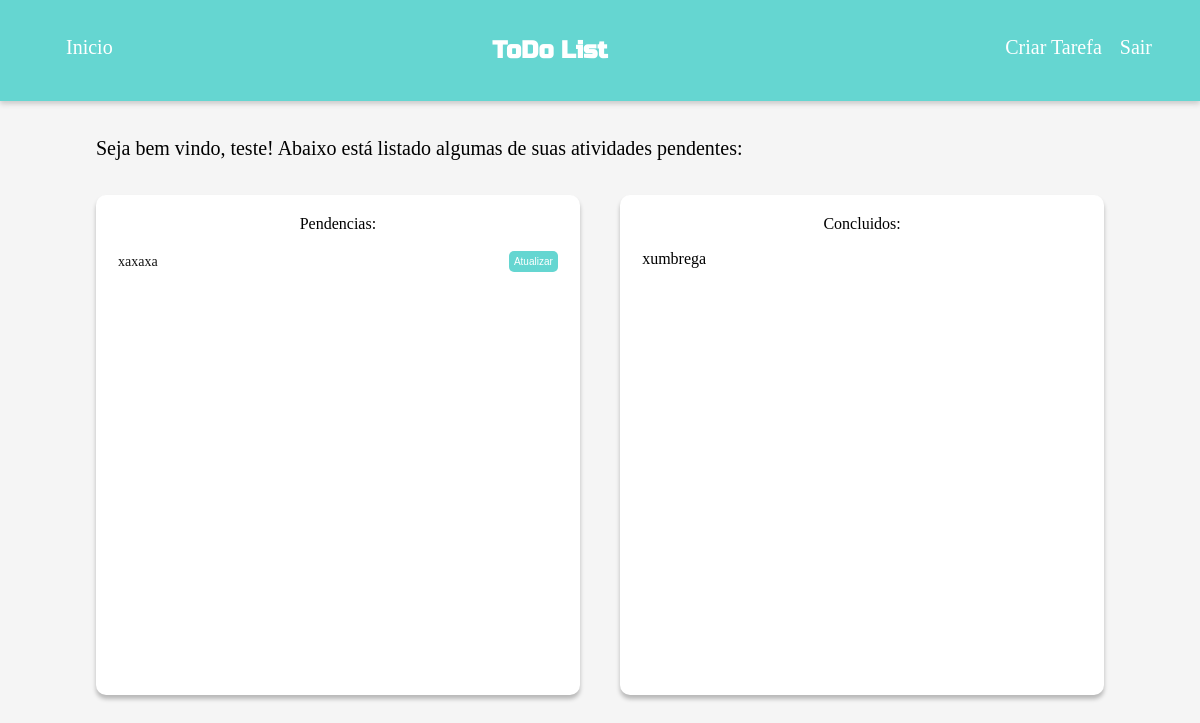
Screenshot of /index (signed in) with the database file from the repository.
### app/models/tables.py (models this page shows, shortened)
class Users(db.Model):
    __tablename__ = "users"
    id = db.Column(db.Integer, primary_key=True)
    name = db.Column(db.String(30), nullable=False)
    surname = db.Column(db.String(30), nullable=False)
    username = db.Column(db.String(12), unique=True, nullable=False)
    passwd = db.Column(db.String(16), nullable=False)
    created_at = db.Column(db.DateTime, default=func.now())
    @property
    def is_authenticated(self):
        return True

class Tasks(db.Model):
    __tablename__ = "tasks"
    id = db.Column(db.Integer, primary_key=True)
    users_id = db.Column(db.Integer, db.ForeignKey('users.id'))
    title = db.Column(db.String(30), nullable=False)
    description = db.Column(db.String(30), nullable=False)
    status = db.Column(db.String(1), nullable=False)
    created_at = db.Column(db.DateTime, default=func.now())
    updated_at = db.Column(db.DateTime)
    users = db.relationship('Users', foreign_keys=users_id)

### app/controllers/routes.py (the view)
@app.route("/index")
@login_required
def index():
    title = 'Pagina Inicial'
    sql1 = Tasks.query.filter_by(users_id=current_user.id, status='0').all()
    sql2 = Tasks.query.filter_by(users_id=current_user.id, status='1').all()
    return render_template('index.html',
                            title=title,
                            sql1=sql1,
                            sql2=sql2)

### app/controllers/routes.py (called while the page is built)
@login.user_loader
def load_user(id):
    return Users.query.filter_by(id=id).first()

### app/templates/index.html
{% extends 'tpl.html' %}
{% block content %}
<main>
    <div class="title-text">
        <p>Seja bem vindo, {{ current_user.name }}! Abaixo está listado algumas de suas atividades pendentes: </p>
    </div>
    <div class="box-tasks">
        <div class="box-left">
            <span>Pendencias: </span>
            <table>
                {% for item in sql1 %}
                <tr>
                    <td style="width: 90%;"><a href="http://localhost:5000/details/{{ item.id }}">{{ item.title }}</a></td>
                    <td><button value="{{ item.id }}" onclick="updateTask(this.value);">Atualizar</button></td>
                </tr>
                {% endfor %}
            </table>
        </div>
        <div class="box-right">
            <span>Concluidos: </span>
            <table>
                {% for item in sql2 %}
                <tr>
                    <td>{{ item.title }}</td>
                </tr>
                {% endfor %}
            </table>
        </div>
    </div>
</main>
{% endblock %}

### app/static/css/style.css (style rules this page uses)
* { padding: 0; margin: 0; box-sizing: border-box; text-decoration: none; list-style: none; }
body { background-color: #F5F5F5; }
main { width: 100%; display: flex; flex-direction: column; padding: 3% 8%; }
.box-tasks { margin-top: 35px; display: flex; justify-content: space-between; }
main p { font-size: 20px; }
.box-left { display: flex; flex-direction: column; padding: 20px; flex-basis: 48%; height: 500px; background-color: #FFF; border-radius: 10px; box-shadow: 0px 4px 4px rgba(0, 0, 0, 0.25); }
.box-left span { text-align: center; }
.box-left table { width: 100%; margin-top: 15px; line-height: 20px; }
.box-right { display: flex; flex-direction: column; padding: 20px; flex-basis: 48%; height: 500px; background-color: #FFF; border-radius: 10px; box-shadow: 0px 4px 4px rgba(0, 0, 0, 0.25); }
.box-right span { text-align: center; }
.box-right table { width: 100%; margin-top: 15px; }
.box-left a { color: #111; font-size: 14px; }
.box-left button { padding: 5px; background-color: #65D6D1; color: #fff; border: none; border-radius: 5px; font-size: 10px; cursor: pointer; }

### rows the page displays
Users: name "teste"
Tasks: title "xaxaxa", {{ item.id }} 7 (drawn)
Tasks: title "xumbrega"
